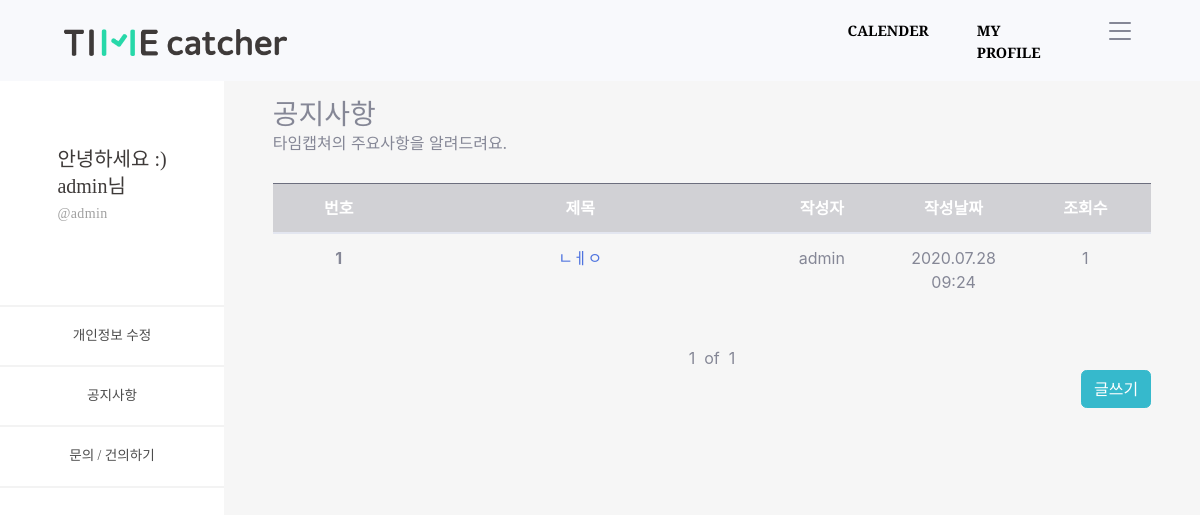
The page /timeApp/notices/ (signed in) on the database as committed earlier.
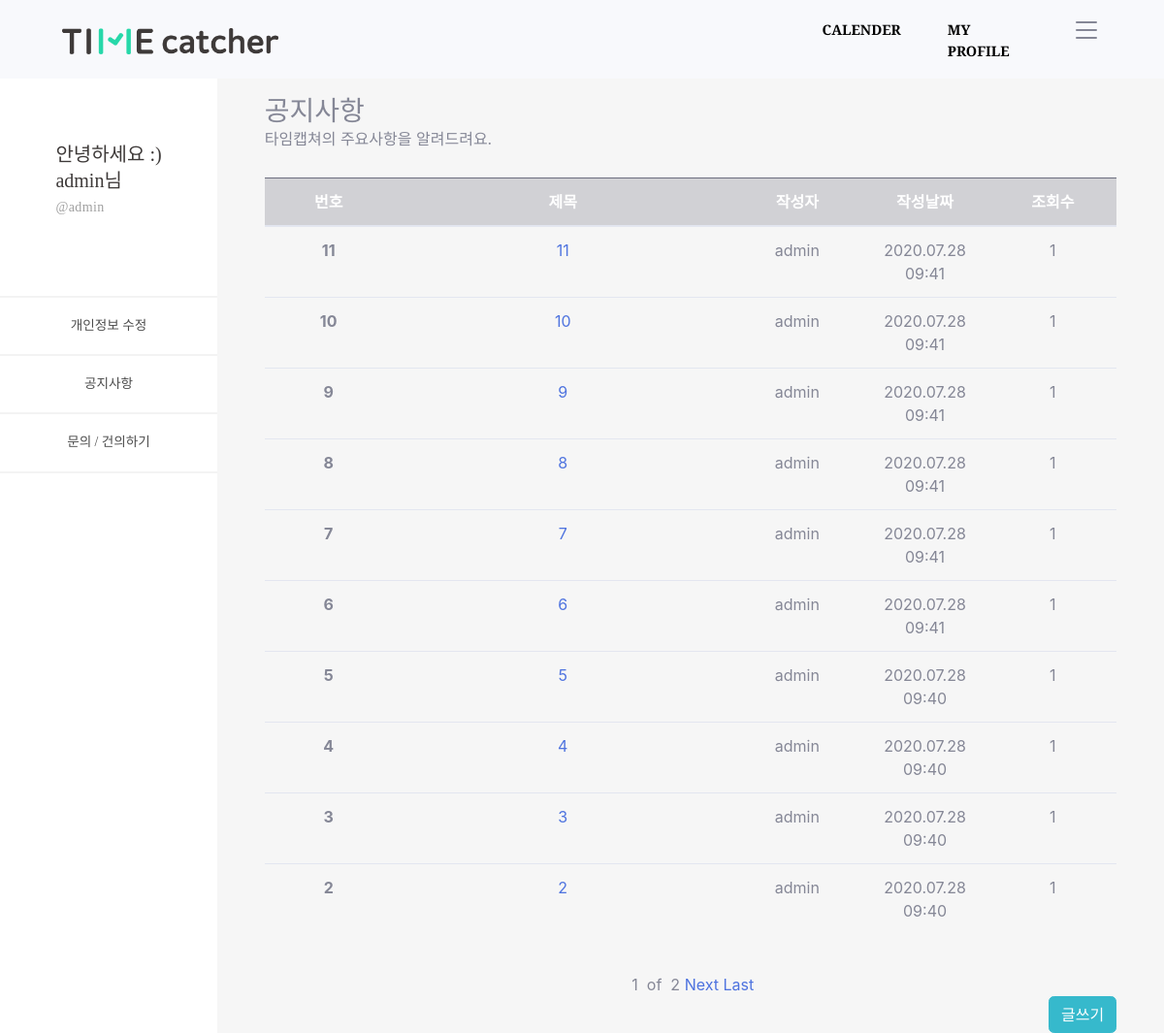
The same page on the database as committed later.
### timeUser/models.py (models this page shows, shortened)
class Profile(models.Model):
    class Meta:
        verbose_name = 'Profile'
        verbose_name_plural = 'Profile'
    objects = models.Manager()
    user = models.OneToOneField(User, on_delete=models.CASCADE)
    nick = models.CharField(verbose_name='NickName', max_length=50, null=True, blank=True)
    birth_date = models.DateTimeField(null=True, blank=True)
    plan = models.IntegerField(default=0, null=True, blank=True)

### timeApp/models.py (models this page shows, shortened)
class Notices(models.Model):
    objects = models.Manager()
    n_user = models.ForeignKey(User, on_delete = models.CASCADE, null = True)
    n_title = models.CharField(max_length=100)
    n_body = models.TextField()
    n_hit = models.PositiveIntegerField(default=0)
    n_input_date = models.DateTimeField('date published', default=timezone.now)

### timeApp/views.py (the view)
# urls.py: path('notices/', views.notices, name='notices'),
def notices(request):
    notices = Notices.objects.all().order_by('-id')
    paginator = Paginator(notices,10)
    page = request.GET.get('page')
    notices_posts = paginator.get_page(page)
    conn_user = request.user
    conn_profile = Profile.objects.get(user=conn_user)
    context = {
        'id' : conn_user.username,
        'nick' : conn_profile.nick,
        'notices' : notices,
        'notices_posts' : notices_posts,
    }
    return render(request, 'notices.html', context=context)

### timeApp/templates/notices.html (shortened to what this page needs)
{% extends 'base_side.html' %}
{% load static %}
{% block content_side %}
<div id="content-wrapper" style="background-color: #f6f6f6;" class="d-flex justify-content-center">
  <div class="cantrion" style="margin-top: 10%; width: 90%;">
    <h3 class="mb-0">공지사항</h3>
    <div class="mb-1 text-muted">타임캡쳐의 주요사항을 알려드려요.</div>
    <br>
    <table class="table table-hover">
      <thead>
        <colgroup>
          <col style="width: 15%;">
          <col style="width: 40%;">
          <col style="width: 15%;">
          <col style="width: 15%;">
          <col style="width: 15%;">
        </colgroup>
        <tr class="text-center table-dark">
          <th scope="col">번호</th>
          <th scope="col">제목</th>
          <th scope="col">작성자</th>
          <th scope="col">작성날짜</th>
          <th scope="col">조회수</th>
        </tr>
      </thead>
      <tbody>
        {% for notice in notices_posts %}
        <tr class="text-center">
          <th scope="row">{{ notice.id }}</th>
          <td><a href="{% url 'notices_detail' notice.id %}">{{ notice.n_title }}</a></td>
          <td>{{ notice.n_user }}</td>
          <td>{{ notice.n_input_date | date:"Y.m.d h:i" }}</td>
          <td>{{ notice.n_hit }}</td>
        </tr>
        {% endfor %}
      </tbody>
    </table>
    <br>
    <div class="d-flex justify-content-center">
      <span>{{notices_posts.number}}</span>
      <span>&nbsp of &nbsp</span>
      <span>{{notices_posts.paginator.num_pages}}</span>
      {%if notices_posts.has_next%}
      <a href="?page={{notices_posts.next_page_number}}">Next&nbsp</a>
      <a href="?page={{notices_posts.paginator.num_pages}}">Last</a>
      {%endif%}
    </div>
    <div class="d-flex justify-content-end">
      <a href="{% url 'notices_create' %}" class="btn btn-info">글쓰기</a>
    </div>
  </div>
</div>
{% endblock %}

### timeProject/templates/base_side.html
{% extends 'base.html' %}
{% load static %}
{% block content %}
<div id="wrapper">
  <ul class="navbar-nav sidebar sidebar-dark accordion" id="accordionSidebar">
    <li class="nav-item active d-flex justify-content-center" style="margin-top: 65%; margin-bottom: 35%;">
      <div class="text-left">
        <a
          style="font-family: SDGtNeobUni-gEb; font-size: 20px; font-weight: normal; font-stretch: normal; font-style: normal; line-height: 1.35; letter-spacing: normal; text-align: left; color: #3e3a39;">안녕하세요
          :)</a>
        <br>
        <a
          style="font-family: SDGtNeobUni-gEb; font-size: 20px; font-weight: normal; font-stretch: normal; font-style: normal; line-height: 1.35; letter-spacing: normal; text-align: left; color: #3e3a39;">{{ nick }}님</a>
        <br>
        <a
          style=" font-family: SDGtNeobUni-bLt; font-size: 14px; font-weight: normal; font-stretch: normal; font-style: normal; line-height: 1.93; letter-spacing: normal; text-align: left; color: #a0a0a0; letter-spacing: 0.38px;">@{{ nick }}</a>
      </div>
    </li>
    <a>
      <hr style="border: solid 1px #f3f3f3;" class="mb-0 mt-0"></a>
    <li class="nav-item active">
      <a class="nav-link" href="{% url 'profile_update' %}" style="font-family: SDGtNeobUni-bLt;
              font-size: 14px;
              font-weight: normal;
              font-stretch: normal;
              font-style: normal;
              line-height: 1.93;
              letter-spacing: normal;
              text-align: left;
              color: #4c4c4c;">
        <span class="d-flex align-items-center justify-content-center">개인정보 수정</span></a>
    </li>
    <a>
      <hr style="border: solid 1px #f3f3f3;" class="mb-0 mt-0"></a>
    <li class="nav-item active">
      <a class="nav-link" href="{% url 'notices' %}" style="font-family: SDGtNeobUni-bLt;
              font-size: 14px;
              font-weight: normal;
              font-stretch: normal;
              font-style: normal;
              line-height: 1.93;
              letter-spacing: normal;
              text-align: left;
              color: #4c4c4c;">
        <span class="d-flex align-items-center justify-content-center">공지사항</span></a>
    </li>
    <a>
      <hr style="border: solid 1px #f3f3f3;" class="mb-0 mt-0"></a>
    <li class="nav-item active">
      <a class="nav-link" href="{% url 'customer' %}" style="font-family: SDGtNeobUni-bLt;
              font-size: 14px;
              font-weight: normal;
              font-stretch: normal;
              font-style: normal;
              line-height: 1.93;
              letter-spacing: normal;
              text-align: left;
              color: #4c4c4c;">
        <span class="d-flex align-items-center justify-content-center">문의 / 건의하기</span></a>
    </li>
    <a>
      <hr style="border: solid 1px #f3f3f3;" class="mb-0 mt-0"></a>
  </ul>
  {% block content_side %}
  {% endblock %}
</div>
{% endblock %}

### timeProject/templates/base.html (shortened to what this page needs)
{% load static %}
<!DOCTYPE html>
<html lang="ko">
<head>
  <link href="https://cdnjs.cloudflare.com/ajax/libs/magnific-popup.js/1.1.0/magnific-popup.min.css" rel="stylesheet" />
  <link href="{% static 'css/styles.css' %}?v=1.5" rel="stylesheet" />
  <link href="{% static 'css/sb-admin-2.min.css' %}?v=1.5" rel="stylesheet">
  <link href="https://stackpath.bootstrapcdn.com/font-awesome/4.7.0/css/font-awesome.min.css" rel="stylesheet"
>
</head>
<body>
  <nav class="navbar navbar-expand-lg navbar-light bg-light fixed-top py-3" id="mainNav">
    <a class="navbar-brand pl-5" href="{% url 'index' %}"><img src="{% static 'img/tc-logo.png' %}" alt="tc-logo.png"
        style="width: 30%;"></a>
    <div class="collapse navbar-collapse" id="navbarResponsive">
      <ul class="navbar-nav ml-auto my-2 my-lg-0">
        {% if user.is_authenticated %}
        <li class="nav-item"><a class="nav-link mt-1" href="{% url 'calender' %}">CALENDER</a></li>
        <li class="nav-item"><a class="nav-link mt-1" href="{% url 'mypage' %}">MY PROFILE</a></li>
        {% else %}
        <li class="nav-item"><a class="nav-link mt-1" href="{% url 'signin' %}">CALENDER</a></li>
        <li class="nav-item"><a class="nav-link mt-1" href="{% url 'signin' %}">MY PROFILE</a></li>
        {% endif %}
        <li class="nav-item">
          <a class="pr-5 ml-3" data-toggle="dropdown" aria-haspopup="true" aria-expanded="false">
          </a>
        </li>
      </ul>
    </div>
  </nav>
  {% block content %}
  {% endblock %}
</body>
</html>

Rows that differ between the two databases and show on the page:
no longer on this page (row unchanged): Notices: id "1", n_title "ㄴㅔㅇ", n_user "admin", n_input_date "2020.07.28 09:24", n_hit "1"
added Notices: id "11", n_title "11", n_user "admin", n_input_date "2020.07.28 09:41", n_hit "1"
added Notices: id "10", n_title "10", n_user "admin", n_input_date "2020.07.28 09:41", n_hit "1"
added Notices: id "9", n_title "9", n_user "admin", n_input_date "2020.07.28 09:41", n_hit "1"
added Notices: id "8", n_title "8", n_user "admin", n_input_date "2020.07.28 09:41", n_hit "1"
added Notices: id "7", n_title "7", n_user "admin", n_input_date "2020.07.28 09:41", n_hit "1"
added Notices: id "6", n_title "6", n_user "admin", n_input_date "2020.07.28 09:41", n_hit "1"
added Notices: id "5", n_title "5", n_user "admin", n_input_date "2020.07.28 09:40", n_hit "1"
added Notices: id "4", n_title "4", n_user "admin", n_input_date "2020.07.28 09:40", n_hit "1"
added Notices: id "3", n_title "3", n_user "admin", n_input_date "2020.07.28 09:40", n_hit "1"
added Notices: id "2", n_title "2", n_user "admin", n_input_date "2020.07.28 09:40", n_hit "1"
Other text that changed with them:
{{ notices_posts.paginator.num_pages }}: "1" → "2"
text now shown: "Next Last"
